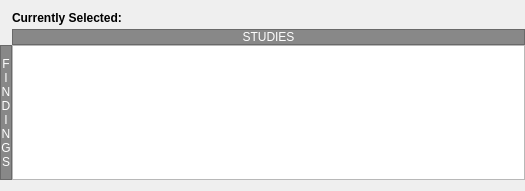
<?xml version="1.0" encoding="UTF-8"?>
<ui version="4.0">
 <class>qSlicerLongitudinalPETCTReportTableWidget</class>
 <widget class="QWidget" name="qSlicerLongitudinalPETCTReportTableWidget">
  <property name="geometry">
   <rect>
    <x>0</x>
    <y>0</y>
    <width>525</width>
    <height>191</height>
   </rect>
  </property>
  <property name="windowTitle">
   <string>Form</string>
  </property>
  <layout class="QVBoxLayout" name="verticalLayout_3">
   <property name="spacing">
    <number>4</number>
   </property>
   <property name="leftMargin">
    <number>0</number>
   </property>
   <property name="topMargin">
    <number>6</number>
   </property>
   <property name="rightMargin">
    <number>0</number>
   </property>
   <property name="bottomMargin">
    <number>6</number>
   </property>
   <item>
    <layout class="QGridLayout" name="gridLayout" columnstretch="0,1,0,0">
     <property name="leftMargin">
      <number>0</number>
     </property>
     <property name="topMargin">
      <number>5</number>
     </property>
     <property name="rightMargin">
      <number>0</number>
     </property>
     <property name="bottomMargin">
      <number>5</number>
     </property>
     <property name="spacing">
      <number>0</number>
     </property>
     <item row="2" column="1" colspan="3">
      <widget class="QLabel" name="LabelStudies">
       <property name="styleSheet">
        <string notr="true">QLabel {background-color: #888;color:#FEFEFE; }</string>
       </property>
       <property name="frameShape">
        <enum>QFrame::StyledPanel</enum>
       </property>
       <property name="text">
        <string>STUDIES</string>
       </property>
       <property name="alignment">
        <set>Qt::AlignCenter</set>
       </property>
      </widget>
     </item>
     <item row="3" column="1" colspan="3">
      <widget class="QTableWidget" name="TableReport"/>
     </item>
     <item row="3" column="0">
      <widget class="QLabel" name="LabelFindings">
       <property name="styleSheet">
        <string notr="true">QLabel {background-color: #888;color:#FEFEFE; }</string>
       </property>
       <property name="frameShape">
        <enum>QFrame::StyledPanel</enum>
       </property>
       <property name="text">
        <string>F
I
N
D
I
N
G
S</string>
       </property>
       <property name="alignment">
        <set>Qt::AlignCenter</set>
       </property>
      </widget>
     </item>
     <item row="0" column="1" colspan="3">
      <layout class="QHBoxLayout" name="horizontalLayout" stretch="0,1,0">
       <property name="spacing">
        <number>8</number>
       </property>
       <property name="leftMargin">
        <number>0</number>
       </property>
       <property name="topMargin">
        <number>0</number>
       </property>
       <property name="rightMargin">
        <number>4</number>
       </property>
       <property name="bottomMargin">
        <number>4</number>
       </property>
       <item>
        <widget class="QLabel" name="LabelSelected">
         <property name="styleSheet">
          <string notr="true">font-weight: 600;</string>
         </property>
         <property name="text">
          <string>Currently Selected:</string>
         </property>
         <property name="alignment">
          <set>Qt::AlignLeading|Qt::AlignLeft|Qt::AlignVCenter</set>
         </property>
        </widget>
       </item>
       <item>
        <widget class="QLabel" name="LabelSelectedValue">
         <property name="text">
          <string/>
         </property>
        </widget>
       </item>
       <item>
        <widget class="QLabel" name="LabelInfo">
         <property name="styleSheet">
          <string notr="true">QLabel QToolTip {background-color: #858585; color: #FFF;}</string>
         </property>
         <property name="text">
          <string/>
         </property>
         <property name="pixmap">
          <pixmap resource="../qSlicerLongitudinalPETCTModule.qrc">:/Icons/help.png</pixmap>
         </property>
        </widget>
       </item>
      </layout>
     </item>
    </layout>
   </item>
  </layout>
 </widget>
 <resources>
  <include location="../qSlicerLongitudinalPETCTModule.qrc"/>
 </resources>
 <connections/>
</ui>
